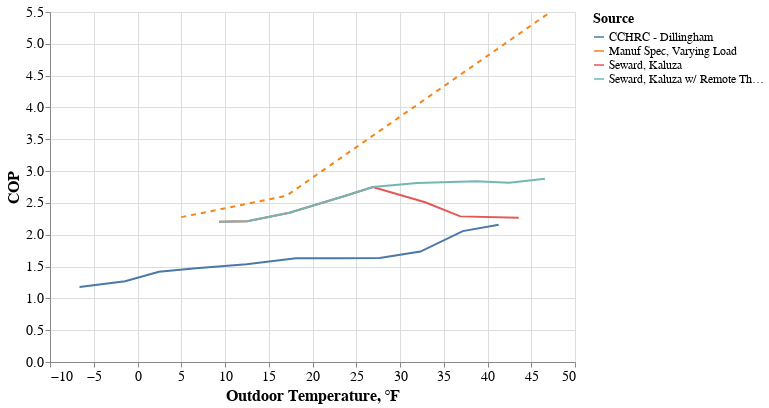

Write notebook code for a chart like this one.
### Code cell
line1 = alt.Chart(df.query('field_study == True')).mark_line().encode(
    x = 'temperature',
    y = 'cop',
    color = 'source:N',
    #opacity = 'Selected:N',
)
line2 = alt.Chart(df.query('field_study == False')).mark_line(strokeDash=[5,5]).encode(
    x = alt.X('temperature', axis=alt.Axis(title='Outdoor Temperature, ℉')),
    y = alt.Y('cop', axis=alt.Axis(title='COP')),
    color = alt.Color('source:N', legend=alt.Legend(title="Source")),
    #opacity = 'Selected:N',
)
line1 + line2

### Figure 1 — Vega-Lite specification as saved in the notebook (floating-point values rounded to 4 significant figures)
{"$schema": "https://vega.github.io/schema/vega-lite/v2.4.3.json", "config": {"axis": {"labelFontSize": 14, "titleFontSize": 16}, "legend": {"labelFontSize": 12, "titleFontSize": 14}, "view": {"height": 350, "width": 525}}, "layer": [{"data": {"values": [{"cop": 2.203, "field_study": true, "hspf": 13.4, "source": "Seward, Kaluza", "temperature": 9.323}, {"cop": 2.21, "field_study": true, "hspf": 13.4, "source": "Seward, Kaluza", "temperature": 12.53}, {"cop": 2.346, "field_study": true, "hspf": 13.4, "source": "Seward, Kaluza", "temperature": 17.36}, {"cop": 2.618, "field_study": true, "hspf": 13.4, "source": "Seward, Kaluza", "temperature": 23.87}, {"cop": 2.749, "field_study": true, "hspf": 13.4, "source": "Seward, Kaluza", "temperature": 26.89}, {"cop": 2.509, "field_study": true, "hspf": 13.4, "source": "Seward, Kaluza", "temperature": 32.87}, {"cop": 2.288, "field_study": true, "hspf": 13.4, "source": "Seward, Kaluza", "temperature": 36.89}, {"cop": 2.267, "field_study": true, "hspf": 13.4, "source": "Seward, Kaluza", "temperature": 43.56}, {"cop": 2.203, "field_study": true, "hspf": 13.4, "source": "Seward, Kaluza w/ Remote Therm", "temperature": 9.323}, {"cop": 2.21, "field_study": true, "hspf": 13.4, "source": "Seward, Kaluza w/ Remote Therm", "temperature": 12.53}, {"cop": 2.346, "field_study": true, "hspf": 13.4, "source": "Seward, Kaluza w/ Remote Therm", "temperature": 17.36}, {"cop": 2.618, "field_study": true, "hspf": 13.4, "source": "Seward, Kaluza w/ Remote Therm", "temperature": 23.87}, {"cop": 2.749, "field_study": true, "hspf": 13.4, "source": "Seward, Kaluza w/ Remote Therm", "temperature": 26.89}, {"cop": 2.814, "field_study": true, "hspf": 13.4, "source": "Seward, Kaluza w/ Remote Therm", "temperature": 31.96}, {"cop": 2.842, "field_study": true, "hspf": 13.4, "source": "Seward, Kaluza w/ Remote Therm", "temperature": 38.68}, {"cop": 2.815, "field_study": true, "hspf": 13.4, "source": "Seward, Kaluza w/ Remote Therm", "temperature": 42.48}, {"cop": 2.88, "field_study": true, "hspf": 13.4, "source": "Seward, Kaluza w/ Remote Therm", "temperature": 46.56}, {"cop": 1.178, "field_study": true, "hspf": 10, "source": "CCHRC - Dillingham", "temperature": -6.629}, {"cop": 1.269, "field_study": true, "hspf": 10, "source": "CCHRC - Dillingham", "temperature": -1.409}, {"cop": 1.417, "field_study": true, "hspf": 10, "source": "CCHRC - Dillingham", "temperature": 2.452}, {"cop": 1.474, "field_study": true, "hspf": 10, "source": "CCHRC - Dillingham", "temperature": 6.692}, {"cop": 1.537, "field_study": true, "hspf": 10, "source": "CCHRC - Dillingham", "temperature": 12.47}, {"cop": 1.629, "field_study": true, "hspf": 10, "source": "CCHRC - Dillingham", "temperature": 18.11}, {"cop": 1.632, "field_study": true, "hspf": 10, "source": "CCHRC - Dillingham", "temperature": 22.84}, {"cop": 1.636, "field_study": true, "hspf": 10, "source": "CCHRC - Dillingham", "temperature": 27.68}, {"cop": 1.735, "field_study": true, "hspf": 10, "source": "CCHRC - Dillingham", "temperature": 32.33}, {"cop": 2.057, "field_study": true, "hspf": 10, "source": "CCHRC - Dillingham", "temperature": 37.18}, {"cop": 2.157, "field_study": true, "hspf": 10, "source": "CCHRC - Dillingham", "temperature": 41.28}]}, "encoding": {"color": {"field": "source", "type": "nominal"}, "x": {"field": "temperature", "type": "quantitative"}, "y": {"field": "cop", "type": "quantitative"}}, "mark": "line"}, {"data": {"values": [{"cop": 2.277, "field_study": false, "hspf": null, "source": "Manuf Spec, Varying Load", "temperature": 5}, {"cop": 2.61, "field_study": false, "hspf": null, "source": "Manuf Spec, Varying Load", "temperature": 17}, {"cop": 5.481, "field_study": false, "hspf": null, "source": "Manuf Spec, Varying Load", "temperature": 47}]}, "encoding": {"color": {"field": "source", "legend": {"title": "Source"}, "type": "nominal"}, "x": {"axis": {"title": "Outdoor Temperature, ℉"}, "field": "temperature", "type": "quantitative"}, "y": {"axis": {"title": "COP"}, "field": "cop", "type": "quantitative"}}, "mark": {"strokeDash": [5, 5], "type": "line"}}]}
